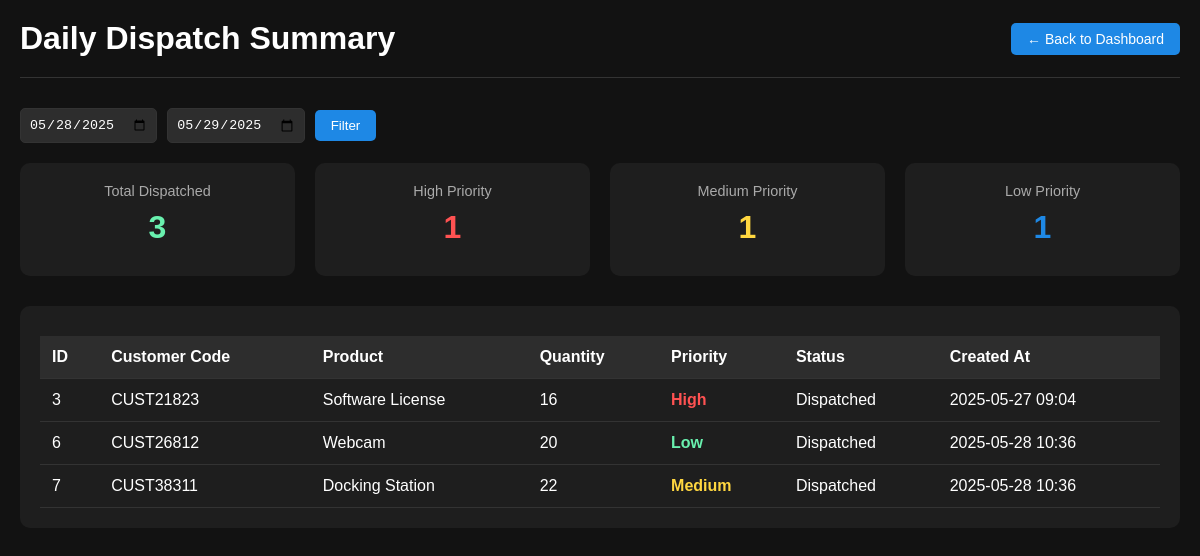
Page /daily-dispatch-summary on the earlier database version.
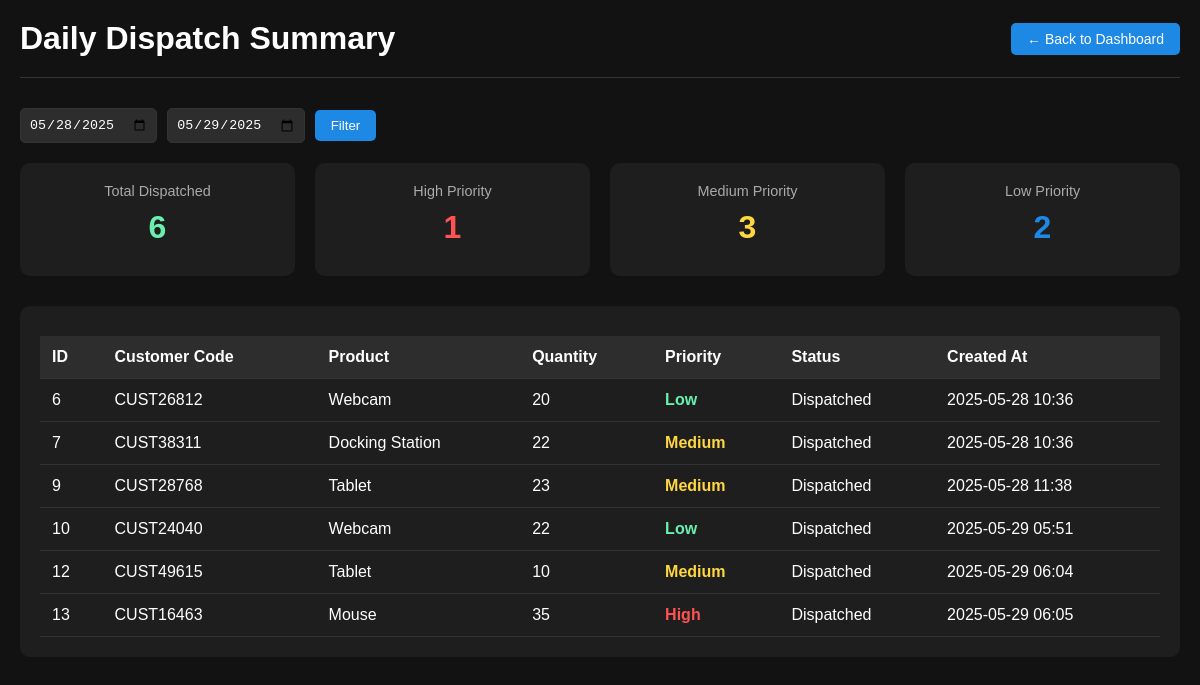
Same page on the later database version.
### models.py (models this page shows)
class Request(db.Model):
    id = db.Column(db.Integer, primary_key=True)
    customer_id = db.Column(db.Integer, db.ForeignKey('customer.id'), nullable=False)
    customer_code = db.Column(db.String(50), nullable=False)  # <-- Newly added
    item_name = db.Column(db.String(100), nullable=False)
    quantity = db.Column(db.Integer, nullable=False)
    priority = db.Column(db.String(50), nullable=False)
    status = db.Column(db.String(50), default='New')
    created_at = db.Column(db.DateTime, default=datetime.utcnow)
    submitted_by = db.Column(db.Integer, db.ForeignKey('user.id'))
    description = db.Column(db.Text, nullable=True)

### app.py (the view)
@app.route('/daily-dispatch-summary')
def daily_dispatch_summary():
    dispatched_requests = Request.query.filter_by(status='Dispatched').all()
    return render_template('daily_summary_warehouse.html', requests=dispatched_requests)

### templates/daily_summary_warehouse.html (shortened to what this page needs)
<!DOCTYPE html>
<html lang="en">
<head>
</head>
<body>
    <div class="container">
        <div class="header">
            <h1>Daily Dispatch Summary</h1>
            <div class="back-button">
                <a href="{{ url_for('warehouse_dashboard') }}">← Back to Dashboard</a>
            </div>
        </div>
        <div class="date-filter">
            <input type="date" id="startDate" name="startDate">
            <input type="date" id="endDate" name="endDate">
            <button onclick="filterByDate()">Filter</button>
        </div>
        <div class="summary-cards">
            <div class="summary-card total-dispatched">
                <div class="card-title">Total Dispatched</div>
                <div class="card-value">{{ requests|length }}</div>
            </div>
            <div class="summary-card high-priority">
                <div class="card-title">High Priority</div>
                <div class="card-value">{{ requests|selectattr('priority', 'equalto', 'High')|list|length }}</div>
            </div>
            <div class="summary-card medium-priority">
                <div class="card-title">Medium Priority</div>
                <div class="card-value">{{ requests|selectattr('priority', 'equalto', 'Medium')|list|length }}</div>
            </div>
            <div class="summary-card low-priority">
                <div class="card-title">Low Priority</div>
                <div class="card-value">{{ requests|selectattr('priority', 'equalto', 'Low')|list|length }}</div>
            </div>
        </div>
        <div class="table-container">
            {% if requests %}
            <table>
                <thead>
                    <tr>
                        <th>ID</th>
                        <th>Customer Code</th>
                        <th>Product</th>
                        <th>Quantity</th>
                        <th>Priority</th>
                        <th>Status</th>
                        <th>Created At</th>
                    </tr>
                </thead>
                <tbody>
                    {% for req in requests %}
                    <tr>
                        <td>{{ req.id }}</td>
                        <td>{{ req.customer_code }}</td>
                        <td>{{ req.item_name }}</td>
                        <td>{{ req.quantity }}</td>
                        <td>
                            <span class="priority-{{ req.priority|lower }}">
                                {{ req.priority }}
                            </span>
                        </td>
                        <td>{{ req.status }}</td>
                        <td>{{ req.created_at.strftime('%Y-%m-%d %H:%M') }}</td>
                    </tr>
                    {% endfor %}
                </tbody>
            </table>
            {% else %}
            <div class="no-requests">
                <h2>No Dispatched Requests</h2>
                <p>There are no requests that have been dispatched yet.</p>
            </div>
            {% endif %}
        </div>
    </div>
</body>
</html>

Differences in the rows shown:
no longer on this page (row edited): Request: id "3", customer_code "CUST21823", item_name "Software License", quantity "16", priority "High", status "Dispatched", created_at "2025-05-27 09:04"
now on this page (row edited): Request: id "9", customer_code "CUST28768", item_name "Tablet", quantity "23", priority "Medium", status "Dispatched", created_at "2025-05-28 11:38"
added Request: id "10", customer_code "CUST24040", item_name "Webcam", quantity "22", priority "Low", status "Dispatched", created_at "2025-05-29 05:51"
added Request: id "12", customer_code "CUST49615", item_name "Tablet", quantity "10", priority "Medium", status "Dispatched", created_at "2025-05-29 06:04"
added Request: id "13", customer_code "CUST16463", item_name "Mouse", quantity "35", priority "High", status "Dispatched", created_at "2025-05-29 06:05"
Other differences:
{{ requests|length }}: "3" → "6"
{{ requests|selectattr('priority', 'equalto', 'Medium')|list|length }}: "1" → "3"
{{ requests|selectattr('priority', 'equalto', 'Low')|list|length }}: "1" → "2"
